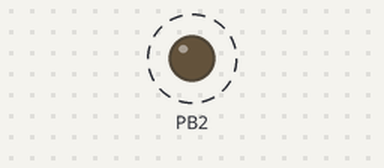
The program below on a simulated ATmega328P, built with avr-gcc and emulated at 16 MHz. On the bench: output pins drawn as LEDs (lit = HIGH). Dashed ring = blinking.

Above: at 0.2 s.
Timing chart, 0 to 3.0 s (numbered marks = the images above):
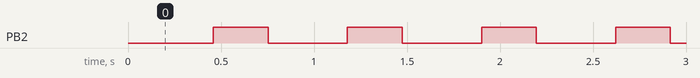

The program:

main.c
```c
/*
 * 3a.c
 */

#define F_CPU 16000000UL				//clock runs at 16 MHz
#include <avr/io.h>
#include<avr/interrupt.h>

int overflow = 0;						//initialize overflow

int main(void)
{
	DDRB |= (1 << DDB2);				//PB2 as output
	TCNT0 = 0;							//start counter
	OCR0A = 255;						//load compare reg value
	TCCR0A |= (1 << WGM01);				//set to ctc mode
	TIMSK0 |= (1 << OCIE0A);			//set interrupt on compare match
	TCCR0B = (1 << CS02) | (1 << CS00);	//pre-scaler = 1024
	sei();								//enables interrupt
	while (1)
	{

	}
}

ISR (TIMER0_COMPA_vect)					//timer0 overflow interrupt
{
		while ((TIFR0 & 0x02) == 0);	//detects overflow
		TCNT0 = 0x00;					//resets counter
		TIFR0 = 0x02;					//reset overflow flag
		overflow++;						//inc overflow
		if (overflow <= 13)				//led on (13 instead of 26 because...
		PORTB = (0 << DDB2);			//... overflow is being doubled)
		else PORTB = (1 << DDB2);
		if (overflow == 22) {
			overflow = 0;				//turns off led
		}
}
```

Measured:
- by itself, PB2: alternates HIGH for 0.29 s and LOW for 0.43 s
